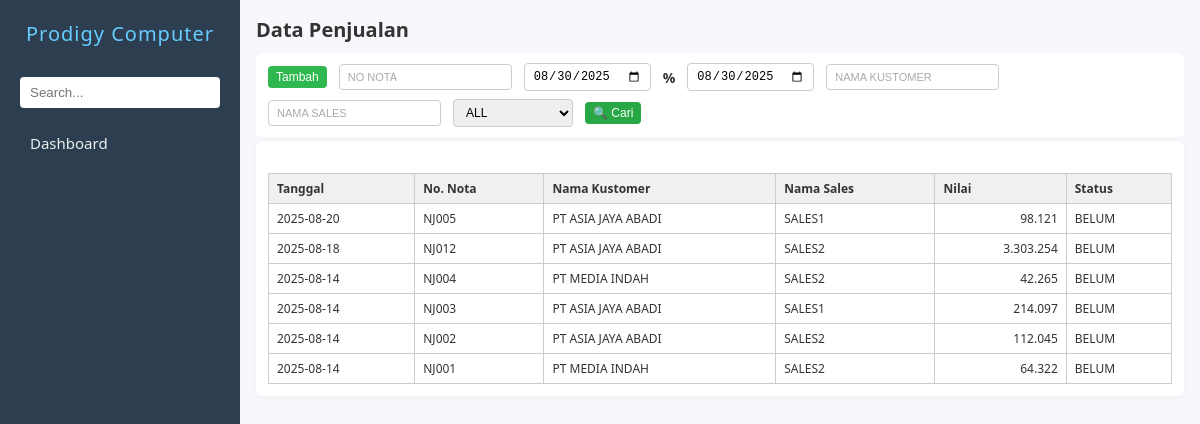
/penjualan.php, run on the app's committed database.
### tables this page shows
CREATE TABLE `zjual` (
  `nonota` char(30) DEFAULT NULL,
  `tgl` date DEFAULT NULL,
  `kodekust` char(10) DEFAULT NULL,
  `kodesls` char(10) DEFAULT NULL,
  `kodegd` char(10) DEFAULT NULL,
  `nilai` double DEFAULT 0,
  `lunas` int(11) DEFAULT 0,
  `tgltempo` date DEFAULT NULL,
  `ppn` double(10,2) DEFAULT 0.00,
  `hppn` double(10,2) DEFAULT 0.00,
  `disc1` double(10,2) DEFAULT 0.00,
  `hdisc1` double(10,2) DEFAULT 0.00,
  `disc2` double(10,2) DEFAULT 0.00,
  `hdisc2` double(10,2) DEFAULT 0.00,
  `disc3` double(10,2) DEFAULT 0.00,
  `hdisc3` double(10,2) DEFAULT 0.00,
  `ket` varchar(1000) DEFAULT NULL
);

CREATE TABLE `zkustomer` (
  `kodekust` char(10) NOT NULL,
  `kodear` char(20) DEFAULT NULL,
  `kodetipe` char(20) DEFAULT NULL,
  `namakust` tinytext NOT NULL,
  `alamat` tinytext NOT NULL,
  `kota` tinytext DEFAULT NULL,
  `kodehrg` char(2) NOT NULL,
  `ktp` char(20) NOT NULL,
  `npwp` char(30) NOT NULL
);

CREATE TABLE `zsales` (
  `kodesls` char(20) NOT NULL,
  `namasls` char(50) NOT NULL,
  `alamat` char(255) NOT NULL,
  `kota` char(50) NOT NULL,
  `ktp` varchar(20) NOT NULL,
  `npwp` varchar(30) NOT NULL
);

### penjualan.php (the view, shortened to what this page needs)
<?php
include 'koneksi.php';
$query = mysqli_query($conn, "
    SELECT zjual.tgl, zjual.nonota, zkustomer.namakust, zsales.namasls, zjual.nilai, zjual.lunas
    FROM zjual
    JOIN zkustomer ON zjual.kodekust = zkustomer.kodekust
    JOIN zsales ON zjual.kodesls = zsales.kodesls
    ORDER BY zjual.tgl DESC, zjual.nonota DESC
    LIMIT 10
");
?>
<!DOCTYPE html>
<html lang="en">
<head>
    <link rel="stylesheet" href="navbar.css" />
    <link rel="stylesheet" href="form.css" />
</head>
<body>
    <?php
    include 'navbar.php';
    $hakUbah   = $aksesEdit['tambah'];?>
    <main>
        <h2>Data Penjualan</h2>
        <div class="action-bar">
            <button type="button" name="btnTambah" id="btnTambah" class="action-btn tambah" onclick="window.location.href='inputpenjualan.php'">Tambah</button>
            <input type="text" name="noNota" id="inputNoNota" placeholder="No Nota" style="text-transform: uppercase;">
            <input type="date" name="tgl1" id="inputTgl1">
            <span>%</span>
            <input type="date" name="tgl2" id="inputTgl2">
            <input type="text" name="namakust" id="inputNamakust" placeholder="Nama Kustomer" autocomplete="off" style="text-transform: uppercase;">
            <input type="text" name="namasls" id="inputNamasls" placeholder="Nama Sales" autocomplete="off" style="text-transform: uppercase;">
            <select name="statusBayar" id="statusBayar">
                <option value="all">ALL</option>
            </select>
            <button type="button" name="btnSearch" id="btnSearch" class="action-btn cari" onclick="triggerSearch()">🔍 Cari</button>
        </div>
        <form id="penjualanForm" action="prosespenjualan.php" method="POST" enctype="multipart/form-data" onsubmit="return validateForm()">
            <div id="tabelHasil" class="form-grid" style="margin-top: 20px;">
                <table class="tabel-hasil">
                    <thead>
                        <tr>
                            <th>Tanggal</th>
                            <th>No. Nota</th>
                            <th>Nama Kustomer</th>
                            <th>Nama Sales</th>
                            <th>Nilai</th>
                            <th>Status</th>
                        </tr>
                    </thead>
                    <tbody>
                        <?php while ($row = mysqli_fetch_assoc($query)): ?>
                            <tr onclick="tampilkanKonfirmasiEdit('<?= $row['nonota'] ?>')">
                                <td><?= $row['tgl'] ?></td>
                                <td><?= $row['nonota'] ?></td>
                                <td><?= $row['namakust'] ?></td>
                                <td><?= $row['namasls'] ?></td>
                                <td style="text-align: right;"><?= number_format($row['nilai'], 0, ',', '.') ?></td>
                                <td><?= $row['lunas'] ? 'LUNAS' : 'BELUM' ?></td>
                            </tr>
                        <?php endwhile; ?>
                    </tbody>
                </table>
            </div>
        </form>
    </main>
</body>
</html>

### form.css (style rules this page uses)
* { box-sizing: border-box; margin: 0; padding: 0; }
body { font-family: "Segoe UI", Tahoma, Geneva, Verdana, sans-serif; display: flex; height: 100vh; background: #f6f8fb; color: #333; }
main { padding: 1rem; flex: 1; overflow-y: auto; }
h2 { margin-bottom: 10px; font-size: 20px; }
form { background: #fff; padding: 12px; border-radius: 6px; box-shadow: 0 0 6px rgba(0, 0, 0, 0.05); }
#btnTambah { background-color: #30b850; }
.tabel-hasil { width: 100%; border-collapse: collapse; font-size: 14px; margin-top: 10px; }
.tabel-hasil th, .tabel-hasil td { border: 1px solid #ccc; padding: 8px 10px; text-align: left; }
.tabel-hasil th { background-color: #f0f0f0; font-weight: bold; }
.action-bar { display: flex; flex-wrap: wrap; align-items: center; gap: 8px 12px; margin-bottom: 4px; background-color: #fff; padding: 10px 12px; border-radius: 6px; }
.action-bar input[type="text"], .action-bar input[type="date"], .action-bar select { padding: 5px 8px; font-size: 12px; border: 1px solid #ccc; border-radius: 4px; min-width: 120px; }
.action-bar input[type="text"]::placeholder { font-size: 11px; color: #aaa; }
.action-bar span { font-size: 14px; font-weight: bold; }
.action-bar .action-btn { padding: 4px 8px; font-size: 12px; border: none; color: white; border-radius: 4px; cursor: pointer; transition: 0.3s ease; }
.action-bar .action-btn.tambah { background-color: #30b850; }
.action-bar .action-btn.cari { background-color: #28a745; }
.tabel-hasil { width: 100%; border-collapse: collapse; margin-top: 1em; font-size: 12px; border: 1px solid #ccc; }
.tabel-hasil th, .tabel-hasil td { padding: 6px 8px; border: 1px solid #ccc; text-align: left; background-color: #fff; }
.tabel-hasil th { background-color: #f0f0f0; font-weight: bold; color: #333; }

### data on the page
zjual: tgl "2025-08-20", nonota "NJ005", zkustomer.namakust "PT ASIA JAYA ABADI", zsales.namasls "SALES1", nilai "98.121", lunas "BELUM"
zjual: tgl "2025-08-18", nonota "NJ012", zkustomer.namakust "PT ASIA JAYA ABADI", zsales.namasls "SALES2", nilai "3.303.254", lunas "BELUM"
zjual: tgl "2025-08-14", nonota "NJ004", zkustomer.namakust "PT MEDIA INDAH", zsales.namasls "SALES2", nilai "42.265", lunas "BELUM"
zjual: tgl "2025-08-14", nonota "NJ003", zkustomer.namakust "PT ASIA JAYA ABADI", zsales.namasls "SALES1", nilai "214.097", lunas "BELUM"
zjual: tgl "2025-08-14", nonota "NJ002", zkustomer.namakust "PT ASIA JAYA ABADI", zsales.namasls "SALES2", nilai "112.045", lunas "BELUM"
zjual: tgl "2025-08-14", nonota "NJ001", zkustomer.namakust "PT MEDIA INDAH", zsales.namasls "SALES2", nilai "64.322", lunas "BELUM"
